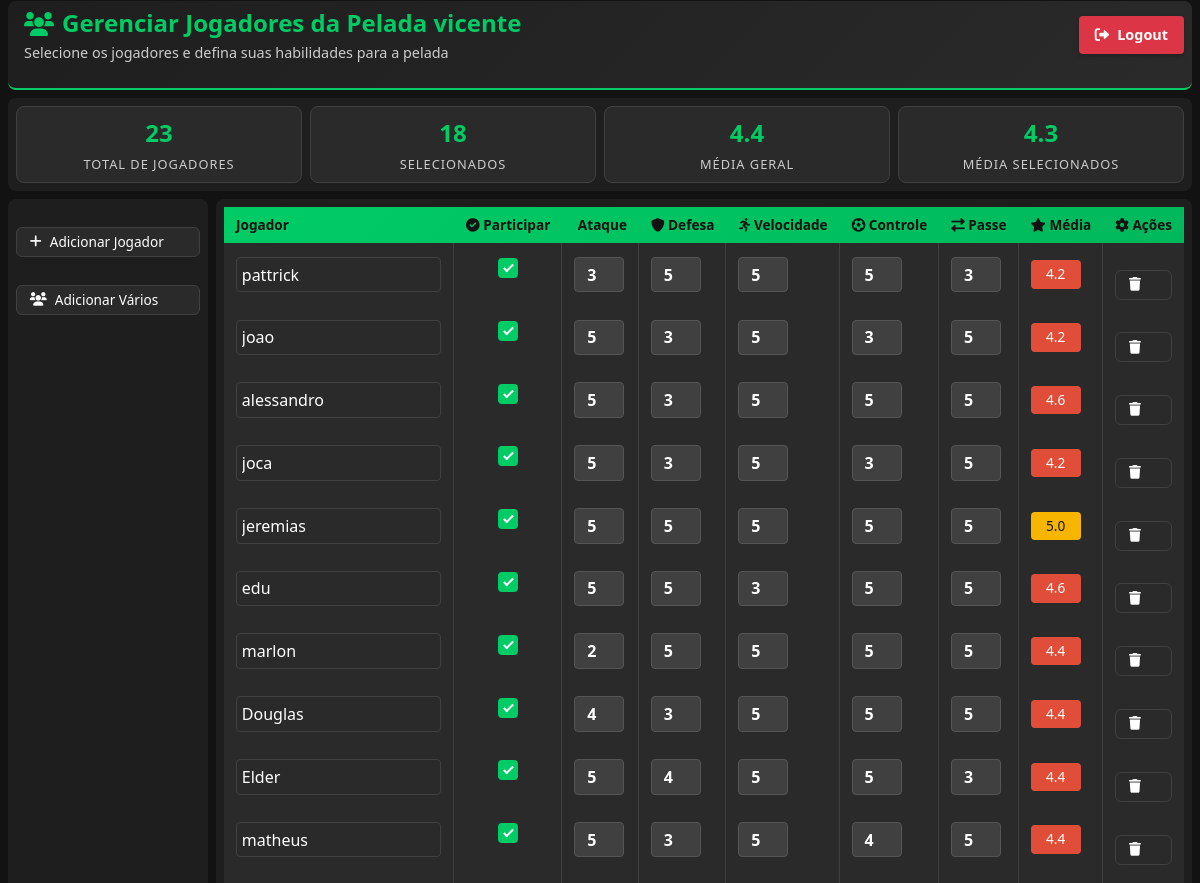
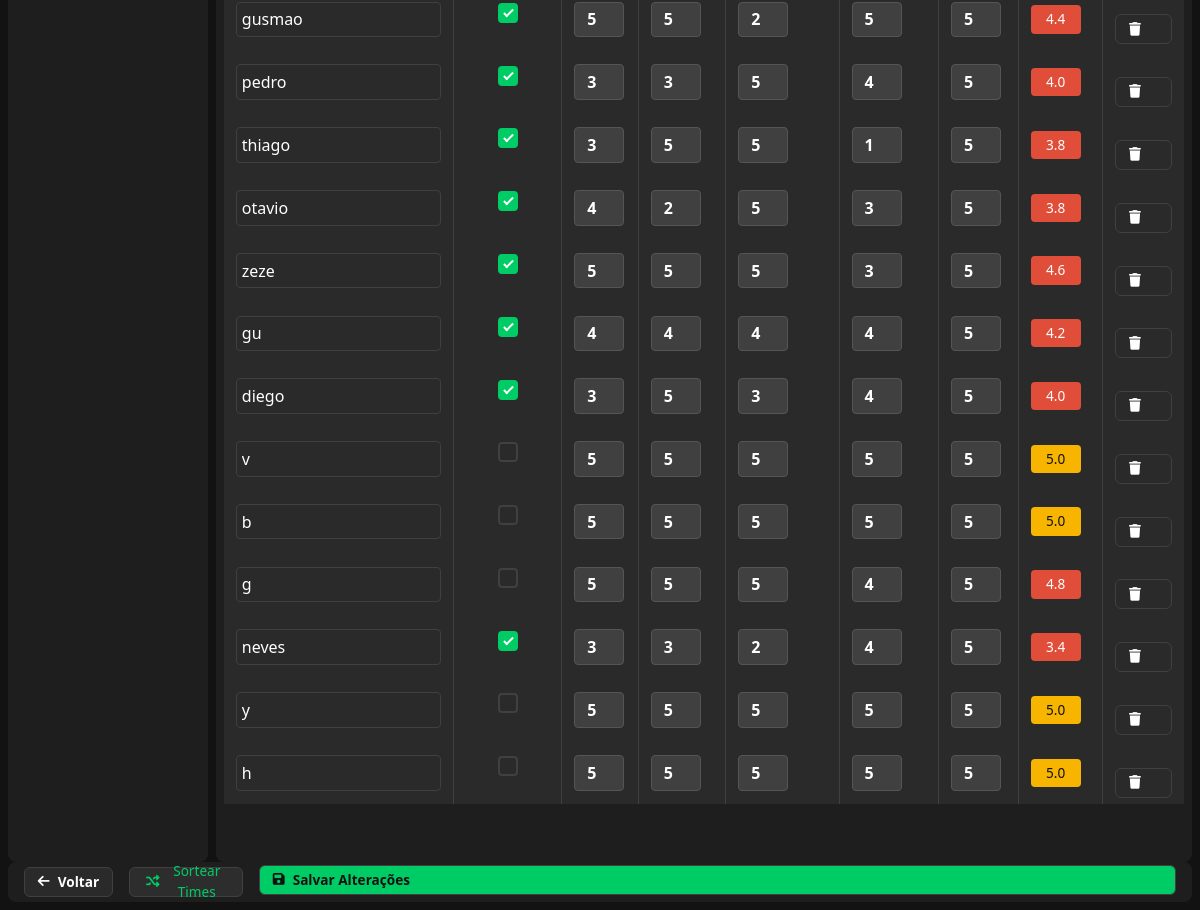
Page /gerencia/pelada/15/editar/ (signed in) on the committed database (2 pictures, top to bottom).
### pelada/models.py (models this page shows)
class Pelada(models.Model):
    nome = models.CharField(max_length=100)
    criador = models.ForeignKey(User, on_delete=models.CASCADE, related_name='peladas_criadas')
    descricao = models.CharField(max_length=500, blank=True, null=True)
    created_at = models.DateTimeField(auto_now_add=True)

class ParticipantePelada(models.Model):
    pelada = models.ForeignKey(Pelada, on_delete=models.CASCADE, related_name='participantes')
    usuario = models.ForeignKey(User, on_delete=models.CASCADE)
    nome = models.CharField(max_length=100)
    ataque = models.IntegerField(default=5)
    defesa = models.IntegerField(default=5)
    velocidade = models.IntegerField(default=5)
    controle = models.IntegerField(default=5)
    passe = models.IntegerField(default=5)
    selected = models.BooleanField(default=False)
    def to_dict(self):
        return {
            'id': self.id,
            'pelada': self.pelada.id,
            'usuario': self.usuario.username,
            'nome': self.nome,
            'ataque': self.ataque,
            'defesa': self.defesa,
            'velocidade': self.velocidade,
            'controle': self.controle,
            'passe': self.passe,
            'selected': self.selected,
            'media': (self.ataque + self.defesa + self.velocidade + self.controle + self.passe) / 5
        }

### pelada/views.py (the view)
# urls.py: path('pelada/<int:pelada_id>/editar/', views.editar_pelada, name='editar_pelada'),
@login_required
def editar_pelada(request, pelada_id):
    pelada = get_object_or_404(Pelada, id=pelada_id, criador=request.user)
    players_usercase = participante_factory()
    players = players_usercase.participante_pelada_repository.get_participantes_by_pelada_id(pelada_id)
    players_dict = [player.to_dict() for player in players]
    return render(request, 'pelada/editar_pelada.html', {'pelada': pelada, 'players': players_dict})

### pelada/repository/participante_pelada_repository.py (called while the page is built)
    def get_participantes_by_pelada_id(self, pelada_id: int) -> List[ParticipantePelada]:
        try:
            return list(ParticipantePelada.objects.filter(pelada_id=pelada_id))
        except Exception as e:
            raise Exception(f"Erro ao obter participantes: {e}")

### pelada/views.py (called while the page is built)
def participante_factory():
    participante_repo = ParticipantePeladaRepository()
    participante_service = ParticipantePeladaService(participante_repo)
    return participante_service

### pelada/templates/pelada/editar_pelada.html (shortened to what this page needs)
{% extends 'base.html' %}
{% load static %}
{% block content %}
<link rel="stylesheet" href="https://cdnjs.cloudflare.com/ajax/libs/font-awesome/6.0.0/css/all.min.css">
<div class="page-container">
<div class="header-section">
        <h1 class="header-title">
            <i class="fas fa-users"></i>
            Gerenciar Jogadores da Pelada {{ pelada.nome|default:"Nova Pelada" }}
        </h1>
        <p class="header-subtitle">Selecione os jogadores e defina suas habilidades para a pelada</p>
    </div>
    <div class="stats-section">
        <div class="stats-grid">
            <div class="stat-card">
                <div class="stat-number" id="total-players">{{ players|length }}</div>
                <div class="stat-label">Total de Jogadores</div>
            </div>
            <div class="stat-card">
                <div class="stat-number" id="selected-players">0</div>
                <div class="stat-label">Selecionados</div>
            </div>
            <div class="stat-card">
                <div class="stat-number" id="avg-rating">0.0</div>
                <div class="stat-label">Média Geral</div>
            </div>
            <div class="stat-card">
                <div class="stat-number" id="avg-selected">0.0</div>
                <div class="stat-label">Média Selecionados</div>
            </div>
        </div>
    </div>
    <div class="actions-section">
        <button class="action-btn" onclick="addNewPlayer()">
            <i class="fas fa-plus"></i>
            Adicionar Jogador
        </button>
        <button class="action-btn" onclick="addMultiplePlayers()">
            <i class="fas fa-users"></i>
            Adicionar Vários
        </button>
    </div>
    <div class="table-section">
        <form method="post" id="players-form" action="{% url 'salva_pelada' pelada.id %}" enctype="multipart/form-data">
            <div class="players-table-wrapper">
            <table class="players-table">
                <thead>
                    <tr class="table-header">
                        <th>Jogador</th>
                        <th><i class="fas fa-check-circle"></i> Participar</th>
                        <th> Ataque</th>
                        <th><i class="fas fa-shield-alt"></i> Defesa</th>
                        <th><i class="fas fa-running"></i> Velocidade</th>
                        <th><i class="fas fa-futbol"></i> Controle</th>
                        <th><i class="fas fa-exchange-alt"></i> Passe</th>
                        <th><i class="fas fa-star"></i> Média</th>
                        <th><i class="fas fa-cog"></i> Ações</th>
                    </tr>
                </thead>
                <tbody id="players-tbody">
                    {% for player in players %}
                    <tr class="player-row" data-player-id="{{ player.id }}">
                        <td>
                            <input type="text" name="player_name_{{ player.id }}" value="{{ player.nome|default:'' }}" class="player-name-input" required>
                        </td>
                        <td>
                            <div class="checkbox-wrapper">
                                <label class="custom-checkbox">
                                    <span class="checkmark"></span>
                                </label>
                            </div>
                        </td>
                        <td>
                            <input type="number" class="skill-input" name="player_attack_{{ player.id }}" min="1" max="5" value="{{ player.ataque|default:3 }}" required>
                        </td>
                        <td>
                            <input type="number" class="skill-input" name="player_defense_{{ player.id }}" min="1" max="5" value="{{ player.defesa|default:3 }}" required>
                        </td>
                        <td>
                            <input type="number" class="skill-input" name="player_speed_{{ player.id }}" min="1" max="5" value="{{ player.velocidade|default:3 }}" required>
                        </td>
                        <td>
                            <input type="number" class="skill-input" name="player_control_{{ player.id }}" min="1" max="5" value="{{ player.controle|default:3 }}" required>
                        </td>
                        <td>
                            <input type="number" class="skill-input" name="player_pass_{{ player.id }}" min="1" max="5" value="{{ player.passe|default:3 }}" required>
                        </td>
                        <td>
                            <span class="avg-badge {% if player.media >= 7 %}avg-high{% elif player.media >= 5 %}avg-medium{% else %}avg-low{% endif %}">
                                {{ player.media|default:"0.0" }}
                            </span>
                        </td>
                        <td>
                            <div class="action-buttons">
                                <button type="button" class="action-btn" onclick="removePlayer(this)" title="Remover jogador">
                                    <i class="fas fa-trash"></i>
                                </button>
                            </div>
                        </td>
                    </tr>
                    {% endfor %}
                </tbody>
            </table>
            </div>
        </form>
    </div>
    <div class="footer-section">
        <a href="{% url 'gerenciador' %}" class="action-btn">
            <i class="fas fa-arrow-left"></i>
            Voltar
        </a>
        <form method="post" action="{% url 'sortear_times' pelada.id %}" style="display: inline; margin: 0;" id="sortear-form">
            <button type="submit" class="action-btn" style="background: #2d2d2d; color: #00cc66; margin: 0; padding: 0.4rem 1rem;" onclick="return prepararSorteio()">
                <i class="fas fa-random"></i>
                Sortear Times
            </button>
        </form>
        <button type="submit" form="players-form" class="action-btn primary">
            <i class="fas fa-save"></i>
            Salvar Alterações
        </button>
    </div>
</div>
{% endblock %}

### usuarios/static/css/login.css (style rules this page uses)
body { font-family: 'Roboto', sans-serif; background: linear-gradient(135deg, #1d6431, #4CAF50); color: #fff; margin: 0; padding: 0; height: 100vh; display: flex; justify-content: center; align-items: center; overflow: hidden; }
p { color: #4CAF50; }
label { font-size: 14px; color: #4CAF50; font-weight: 600; margin-bottom: 8px; display: block; }

### usuarios/static/css/cadastro.css (style rules this page uses)
body { background-color: linear-gradient(135deg, #1d6431, #4CAF50); font-family: 'Roboto', sans-serif; color: #333; margin: 0; padding: 0; }
label { font-size: 14px; color: #4CAF50; font-weight: 600; margin-bottom: 8px; display: block; }
input { width: 100%; padding: 12px; border-radius: 8px; border: 1px solid #e0e0e0; background-color: #F9F9F9; font-size: 16px; color: #333; transition: all 0.3s ease; }
button { width: 100%; padding: 14px; background: linear-gradient(135deg, #1d6431, #4CAF50); border: none; border-radius: 8px; color: #fff; font-size: 18px; cursor: pointer; transition: background 0.3s ease; margin-top: 20px; }
a { color: #4b9f4d; font-size: 14px; text-decoration: none; font-weight: 600; display: block; text-align: center; }

### usuarios/static/css/pagina_principal.css (style rules this page uses)
body { background-color: #f8f9fa; font-family: 'Arial', sans-serif; }
h1 { color: #FFD700; }

### rows in the picture
Pelada: nome "vicente"
ParticipantePelada: nome "pattrick"
ParticipantePelada: nome "joao"
ParticipantePelada: nome "alessandro"
ParticipantePelada: nome "joca"
ParticipantePelada: nome "jeremias"
ParticipantePelada: nome "edu"
ParticipantePelada: nome "marlon"
ParticipantePelada: nome "Douglas"
ParticipantePelada: nome "Elder"
ParticipantePelada: nome "matheus"
ParticipantePelada: nome "gusmao"
ParticipantePelada: nome "pedro"
ParticipantePelada: nome "thiago"
ParticipantePelada: nome "otavio"
ParticipantePelada: nome "zeze"
ParticipantePelada: nome "gu"
ParticipantePelada: nome "diego"
ParticipantePelada: nome "neves"

### other values in the picture
{{ players|length }} "23"
{{ player.media|default:"0.0" }} "4.2" "4.2" "4.6" "4.2" "5.0" "4.6" "4.4" "4.4" "4.4" "4.4" "4.4" "4.0" "3.8" "3.8" "4.6" "4.2" "4.0" "5.0" "5.0" "4.8" "3.4" "5.0" "5.0"
